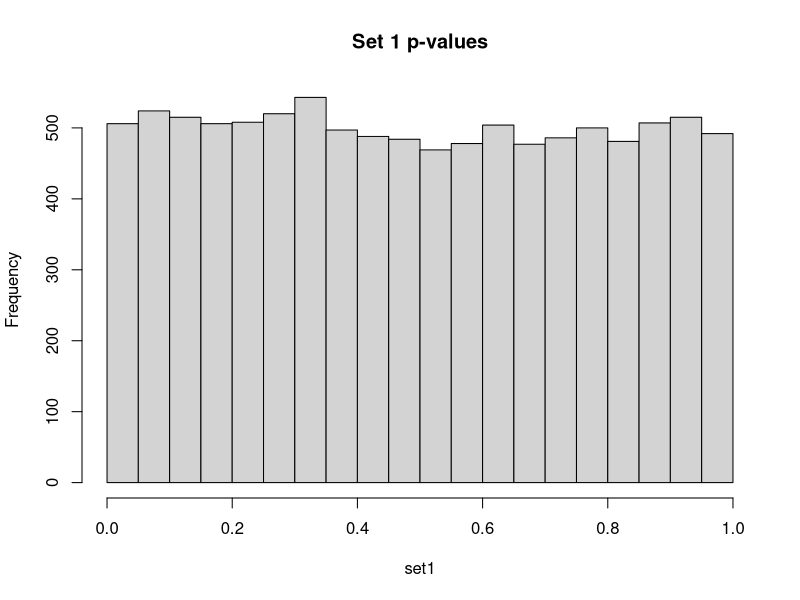
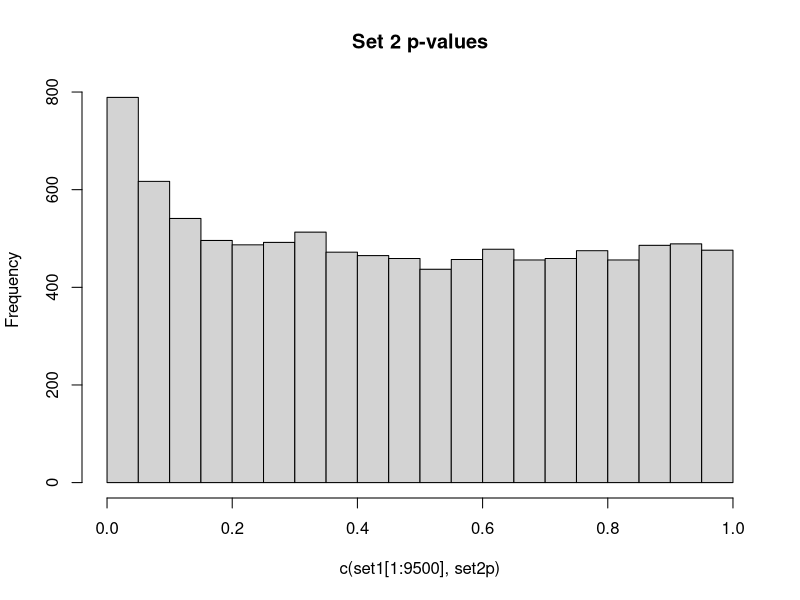
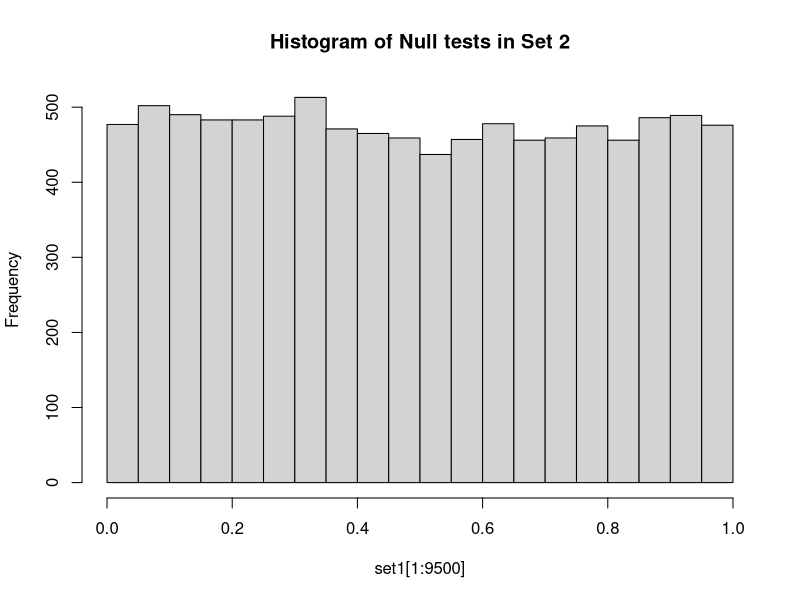
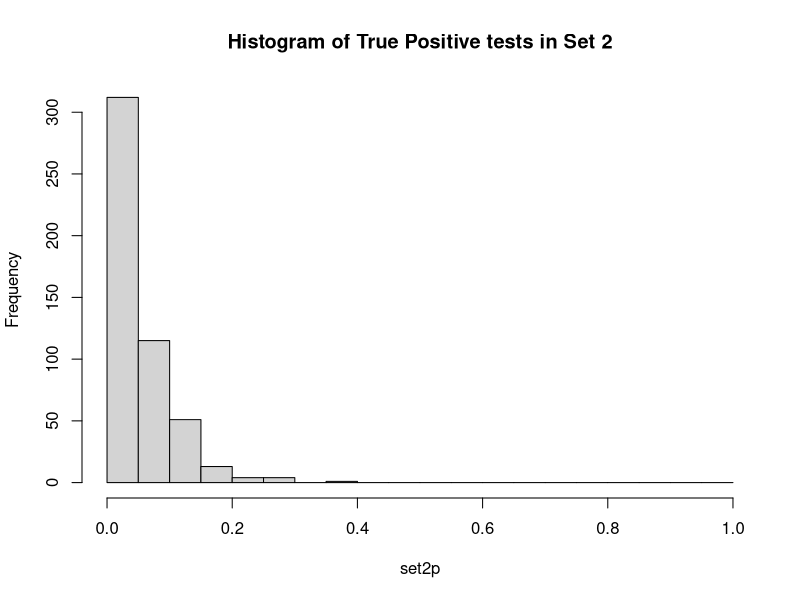
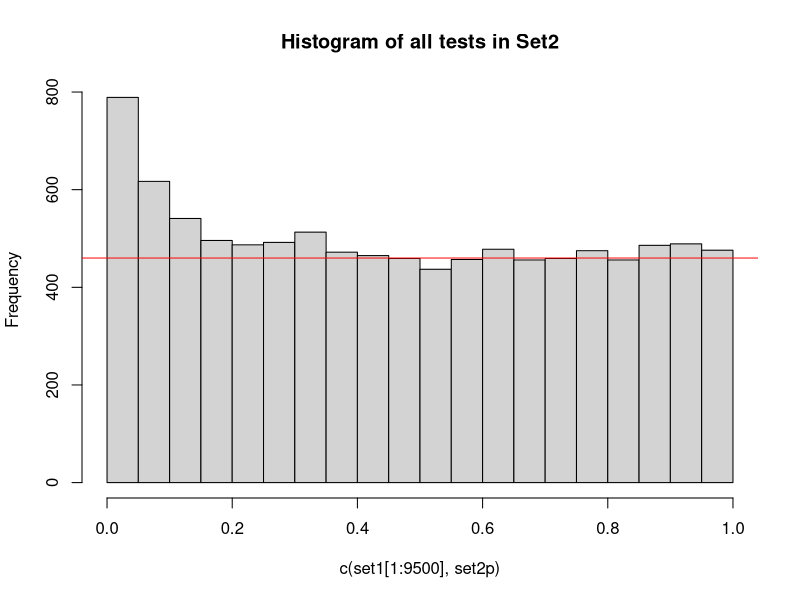
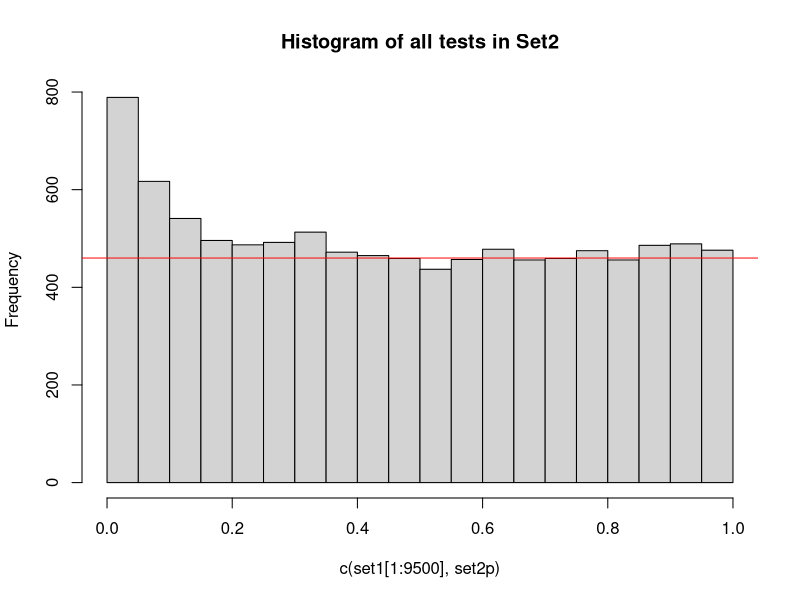

These charts were generated, in order, by the following R code:
## ---- chunk 1
adjusted_pvals <- p.adjust(c(0.05,0.0000001, 0.8), method = "bonferroni") 
print(adjusted_pvals)
## ---- chunk 2
set1 <- runif(10000)
set2p <- rexp(500, rate = 2)/10

hist(set1, breaks = seq(from = 0, to = 1, by = 0.05), main = "Set 1 p-values")
hist(c(set1[1:9500], set2p), breaks = seq(from = 0, to = 1, by = 0.05), main = "Set 2 p-values")
## ---- chunk 3
hist(set1[1:9500], breaks = seq(from = 0, to = 1, by = 0.05), main = "Histogram of Null tests in Set 2")
hist(set2p, breaks = seq(from = 0, to = 1, by = 0.05), main = "Histogram of True Positive tests in Set 2")

hist(c(set1[1:9500], set2p), breaks = seq(from = 0, to = 1, by = 0.05), main = "Histogram of all tests in Set2")
abline(h = 460, col = "red")
## ---- chunk 4
hist(c(set1[1:9500], set2p), breaks = seq(from = 0, to = 1, by = 0.05), main = "Histogram of all tests in Set2")
abline(h = 460, col = "red")
## ---- chunk 5
set.seed(1234)
set3 <- c(runif(10000), rexp(500, rate = 2)/10)
